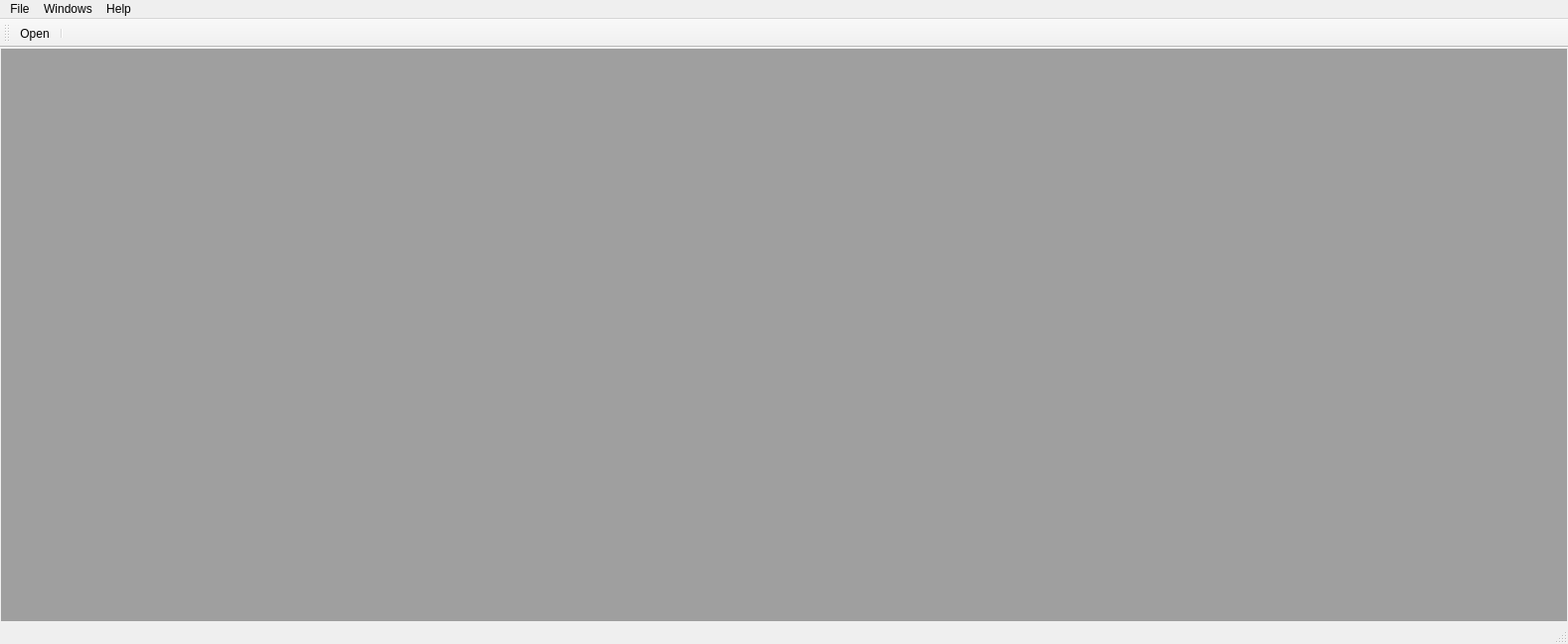
<?xml version="1.0" encoding="UTF-8"?>
<ui version="4.0">
 <class>MainWindow</class>
 <widget class="QMainWindow" name="MainWindow">
  <property name="geometry">
   <rect>
    <x>0</x>
    <y>0</y>
    <width>1578</width>
    <height>648</height>
   </rect>
  </property>
  <property name="windowTitle">
   <string>ospDebugViewer</string>
  </property>
  <widget class="QWidget" name="centralWidget">
   <layout class="QHBoxLayout" name="horizontalLayout">
    <property name="leftMargin">
     <number>1</number>
    </property>
    <property name="topMargin">
     <number>1</number>
    </property>
    <property name="rightMargin">
     <number>1</number>
    </property>
    <property name="bottomMargin">
     <number>1</number>
    </property>
    <item>
     <widget class="QMdiArea" name="mdiArea"/>
    </item>
   </layout>
  </widget>
  <widget class="QStatusBar" name="statusBar"/>
  <widget class="QToolBar" name="toolBar">
   <property name="windowTitle">
    <string>toolBar</string>
   </property>
   <attribute name="toolBarArea">
    <enum>TopToolBarArea</enum>
   </attribute>
   <attribute name="toolBarBreak">
    <bool>false</bool>
   </attribute>
   <addaction name="actionFileOpen"/>
   <addaction name="separator"/>
  </widget>
  <widget class="QMenuBar" name="menuBar">
   <property name="geometry">
    <rect>
     <x>0</x>
     <y>0</y>
     <width>1578</width>
     <height>20</height>
    </rect>
   </property>
   <widget class="QMenu" name="menuFile">
    <property name="title">
     <string>File</string>
    </property>
    <addaction name="actionQuit"/>
   </widget>
   <widget class="QMenu" name="menuHelp">
    <property name="title">
     <string>Help</string>
    </property>
    <addaction name="actionAbout"/>
   </widget>
   <widget class="QMenu" name="menuWindows">
    <property name="title">
     <string>Windows</string>
    </property>
    <addaction name="actionTile"/>
    <addaction name="actionCascade"/>
    <addaction name="actionTabbed"/>
   </widget>
   <addaction name="menuFile"/>
   <addaction name="menuWindows"/>
   <addaction name="menuHelp"/>
  </widget>
  <action name="actionFileOpen">
   <property name="text">
    <string>Open ...</string>
   </property>
   <property name="shortcut">
    <string>Ctrl+O</string>
   </property>
  </action>
  <action name="actionQuit">
   <property name="text">
    <string>Quit</string>
   </property>
   <property name="shortcut">
    <string>Esc</string>
   </property>
  </action>
  <action name="actionFileSaveAs">
   <property name="text">
    <string>SaveAs...</string>
   </property>
  </action>
  <action name="actionAbout">
   <property name="text">
    <string>About</string>
   </property>
  </action>
  <action name="actionFileSave">
   <property name="text">
    <string>Save</string>
   </property>
  </action>
  <action name="actionFileClose">
   <property name="text">
    <string>Close</string>
   </property>
  </action>
  <action name="actionTile">
   <property name="text">
    <string>Show Tiled</string>
   </property>
  </action>
  <action name="actionCascade">
   <property name="text">
    <string>Show Cascade</string>
   </property>
  </action>
  <action name="actionTileVertically">
   <property name="text">
    <string>Tile Vertically</string>
   </property>
  </action>
  <action name="actionTileHorizontally">
   <property name="text">
    <string>Tile Horizontally</string>
   </property>
  </action>
  <action name="actionMacro">
   <property name="text">
    <string>Macro...</string>
   </property>
  </action>
  <action name="actionFileNew">
   <property name="text">
    <string>New...</string>
   </property>
  </action>
  <action name="actionFileOpenAs">
   <property name="text">
    <string>OpenAs ...</string>
   </property>
  </action>
  <action name="actionTabbed">
   <property name="text">
    <string>Show Tabbed</string>
   </property>
  </action>
 </widget>
 <layoutdefault spacing="6" margin="11"/>
 <resources/>
 <connections>
  <connection>
   <sender>actionQuit</sender>
   <signal>triggered()</signal>
   <receiver>MainWindow</receiver>
   <slot>close()</slot>
   <hints>
    <hint type="sourcelabel">
     <x>-1</x>
     <y>-1</y>
    </hint>
    <hint type="destinationlabel">
     <x>199</x>
     <y>149</y>
    </hint>
   </hints>
  </connection>
 </connections>
 <slots>
  <slot>tileWindows()</slot>
 </slots>
</ui>
